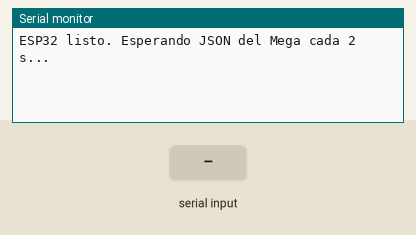
Bench run of a sketch on a simulated ESP32-S2. On the bench: the last lines printed to the serial monitor. The test bench sets the inputs (shaded band).

Above: at 1.5 s.
1.6 s: "1\n" received over Serial
At 2.8 s:
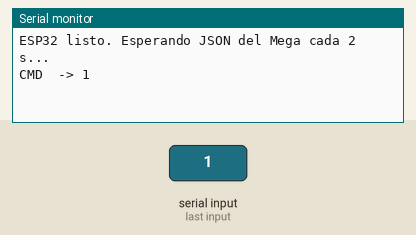
3.1 s: "1\n" received over the second serial link
At 4.1 s:
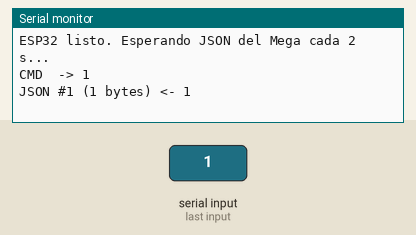
4.6 s: "0\n" received over Serial
At 5.3 s:
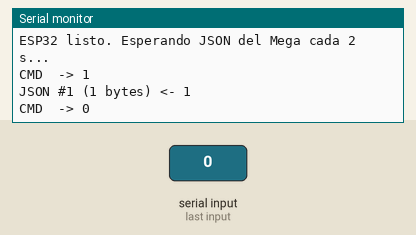
6.1 s: "0\n" received over the second serial link
At 6.4 s:
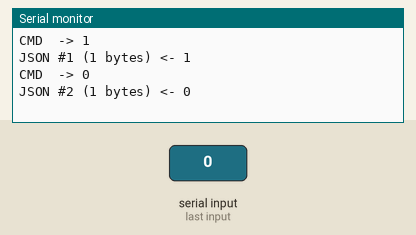

Measured:
- after the input at 1.6 s, the serial monitor: prints a new line at once (image 1)
- after the input at 3.1 s, the serial monitor: prints a new line at once (image 2)
- after the input at 4.6 s, the serial monitor: prints a new line at once (image 3)
- after the input at 6.1 s, the serial monitor: prints a new line at once (image 4)

The sketch:

ComunicacionESP32.ino
```cpp
/* ============================================================
   ESP32 - PRUEBA DEL ENLACE CON EL MEGA (fase 5)
   Imprime por USB (115200) todo lo que manda el Mega por el
   TXS0108E, y reenvia al Mega lo que escribas en el monitor.

   Cableado (TXS0108E: VA=3.3V, VB=5V, OE=3.3V, GND comun):
     Mega D18 (TX1) -> B1 | A1 -> ESP32 PIN_RX
     ESP32 PIN_TX   -> A2 | B2 -> Mega D19 (RX1)

   Pines segun el modulo:
     WROOM (clasico) : RX 16, TX 17  (Serial2)
     WROVER          : 16/17 son de la PSRAM -> usa RX 25, TX 26
     S2 / S3         : no hay Serial2 -> cambia MEGA por Serial1
   Prueba: escribe  #10 VENT ON 30  y espera {"ack":10,"ok":1}
   ============================================================ */
#define PIN_RX 16
#define PIN_TX 17
#define MEGA   Serial2      // Serial1 en ESP32-S2 / S3

String linea;
unsigned long ultimaTrama = 0;
uint32_t tramas = 0;

void setup() {
  Serial.begin(115200);
  MEGA.begin(9600, SERIAL_8N1, PIN_RX, PIN_TX);
  delay(300);
  Serial.println("\nESP32 listo. Esperando JSON del Mega cada 2 s...");
}

void loop() {
  // Del Mega al monitor
  while (MEGA.available()) {
    char c = MEGA.read();
    if (c == '\n') {
      linea.trim();
      if (linea.length()) {
        if (linea.startsWith("{\"ack\"")) {
          Serial.print("ACK  <- "); Serial.println(linea);
        } else {
          tramas++; ultimaTrama = millis();
          Serial.printf("JSON #%lu (%u bytes) <- ", (unsigned long)tramas, linea.length());
          Serial.println(linea);
        }
      }
      linea = "";
    } else if (c != '\r' && linea.length() < 600) {
      linea += c;
    }
  }
  // Del monitor al Mega
  if (Serial.available()) {
    String cmd = Serial.readStringUntil('\n');
    cmd.trim();
    if (cmd.length()) { MEGA.println(cmd); Serial.print("CMD  -> "); Serial.println(cmd); }
  }
  // Aviso si no llega nada
  static unsigned long tAviso = 0;
  if (millis() - ultimaTrama > 5000 && millis() - tAviso > 5000) {
    tAviso = millis();
    Serial.println("Sin datos del Mega: revisa D18->B1, A1->RX, OE a 3.3V, GND comun y el baud (9600).");
  }
}
```
